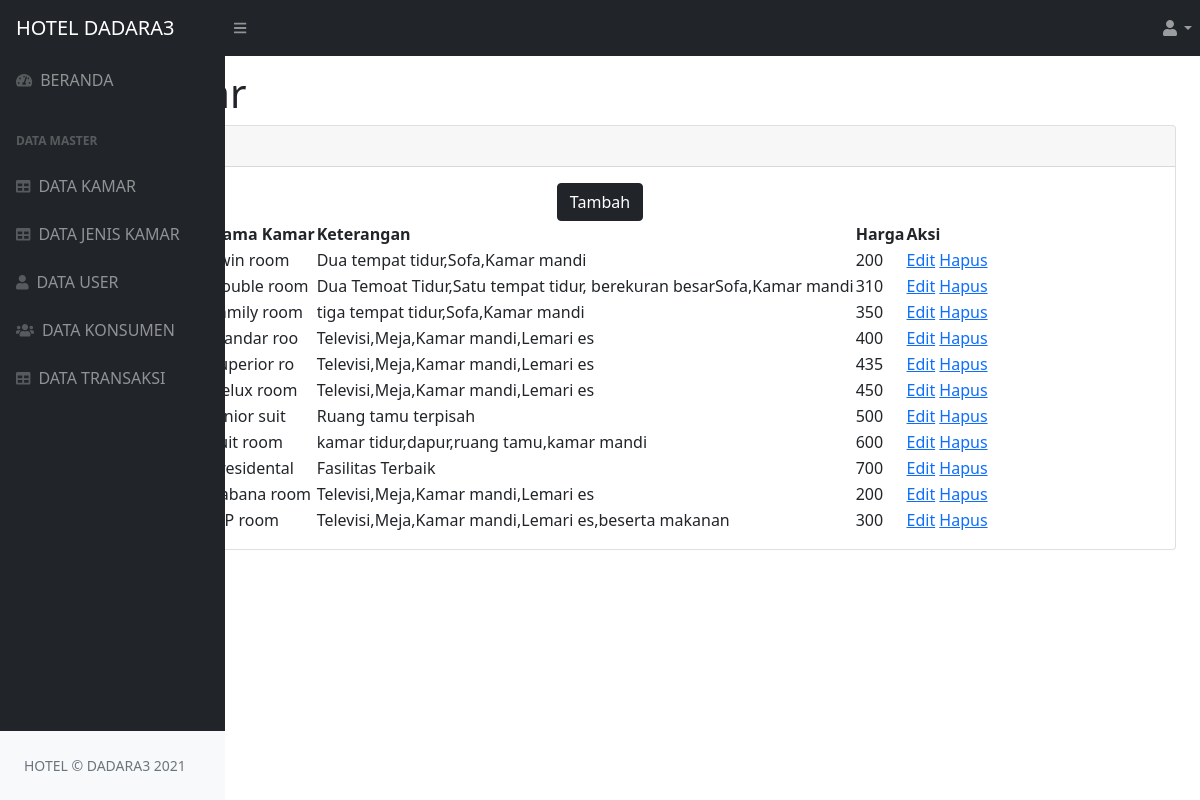
The page /index.php/kamar on the database its author committed.
### tables this page shows
CREATE TABLE `tbl_kamar` (
  `id_kamar` int(11) NOT NULL,
  `nomor_kamar` varchar(20) NOT NULL,
  `id_jenis` int(11) NOT NULL
);

CREATE TABLE `tbl_jenis_kamar` (
  `id_jenis` int(11) NOT NULL,
  `kamar` varchar(11) NOT NULL,
  `keterangan` text NOT NULL,
  `harga` int(11) NOT NULL,
  `foto` varchar(100) NOT NULL
);

### application/controllers/Kamar.php (called while the page is built, shortened)
<?php
    class Kamar extends CI_Controller{
        function index(){
            $this->load->model('M_kamar');
            $data['kamar'] = $this->M_kamar->data_kamar()->result();
            $this->load->view('partisi/head');
            $this->load->view('partisi/body');
            $this->load->view('partisi/navigasi');
            $this->load->view('partisi/footer');
            $this->load->view('partisi/js');
            $this->load->view('kamar/kamar_v', $data);
        }
}
?>

### index.php (called while the page is built, shortened)
<?php
require_once BASEPATH.'core/CodeIgniter.php';

### application/models/M_kamar.php (called while the page is built, shortened)
<?php
    class M_kamar extends CI_Model{
             function data_kamar(){
                return $this->db->query("SELECT k.*,jk.kamar, jk.keterangan, jk.harga FROM tbl_kamar k
                inner join tbl_jenis_kamar jk ON k.id_jenis = jk.id_jenis");
             }
    }
?>

### application/views/kamar/kamar_v.php (the view, shortened to what this page needs)
        <div class="sb-sidenav-footer">
            <div class="small">Logged in as:</div>
        </div>
<div id="layoutSidenav_content">
    <main>
        <div class="container-fluid px-4">
            <h1 class="mt-4">Data Kamar</h1>
            <div class="card mb-4">
                <div class="card-header">
                </div>
                <div class="card-body">
                    <table id="datatablesSimple">
                        <thead>
                        <center><a href="<?= base_url('kamar/tambah_data') ?>"><button class="btn btn-dark">Tambah</button</a></center>
                            <tr>
                                <th>No</th>
                                <th>No Kamar</th>
                                <th>Id Jenis</th>
                                <th>Nama Kamar</th>
                                <th>Keterangan</th>
                                <th>Harga</th>
                                <th>Aksi</th>
                            </tr>
                        </thead>
                        <tbody>
                             <?php $no = 1; foreach($kamar as $k) {?>
                            <tr>
                                <td><?= $no ?></td>
                                <td><?= $k->nomor_kamar?></td>
                                <td><?= $k->id_jenis ?></td>
                                <td><?= $k->kamar ?></td>
                                <td><?= $k->keterangan ?></td>
                                <td><?= $k->harga ?></td>
                                <td>
                                    <a href="<?= base_url('kamar/edit/'.$k->id_kamar) ?>" align='center'>Edit</a>
                                    <a href="<?= base_url('kamar/hapus/'.$k->id_kamar) ?>" align='center'>Hapus</a>
                                </td>
                            </tr>
                            <?php $no++; } ?>
                        </tbody>
                    </table>
                </div>
            </div>
        </div>
    </main>

### rows shown on the page
tbl_kamar: id_jenis.kamar "Twin room", id_jenis.keterangan "Dua tempat tidur,Sofa,Kamar mandi", id_jenis.harga "200"
tbl_kamar: id_jenis.kamar "Double room", id_jenis.keterangan "Dua Temoat Tidur,Satu tempat tidur, berekuran besarSofa,Kamar mandi", id_jenis.harga "310"
tbl_kamar: id_jenis.kamar "Family room", id_jenis.keterangan "tiga tempat tidur,Sofa,Kamar mandi", id_jenis.harga "350"
tbl_kamar: id_jenis.kamar "Standar roo", id_jenis.keterangan "Televisi,Meja,Kamar mandi,Lemari es", id_jenis.harga "400"
tbl_kamar: id_jenis.kamar "Superior ro", id_jenis.keterangan "Televisi,Meja,Kamar mandi,Lemari es", id_jenis.harga "435"
tbl_kamar: id_jenis.kamar "Delux room", id_jenis.keterangan "Televisi,Meja,Kamar mandi,Lemari es", id_jenis.harga "450"
tbl_kamar: id_jenis.kamar "Junior suit", id_jenis.keterangan "Ruang tamu terpisah", id_jenis.harga "500"
tbl_kamar: id_jenis.kamar "Suit room", id_jenis.keterangan "kamar tidur,dapur,ruang tamu,kamar mandi", id_jenis.harga "600"
tbl_kamar: id_jenis.kamar "Presidental", id_jenis.keterangan "Fasilitas Terbaik", id_jenis.harga "700"
tbl_kamar: id_jenis.kamar "Cabana room", id_jenis.keterangan "Televisi,Meja,Kamar mandi,Lemari es", id_jenis.harga "200"
tbl_kamar: id_jenis.kamar "VIP room", id_jenis.keterangan "Televisi,Meja,Kamar mandi,Lemari es,beserta makanan", id_jenis.harga "300"
